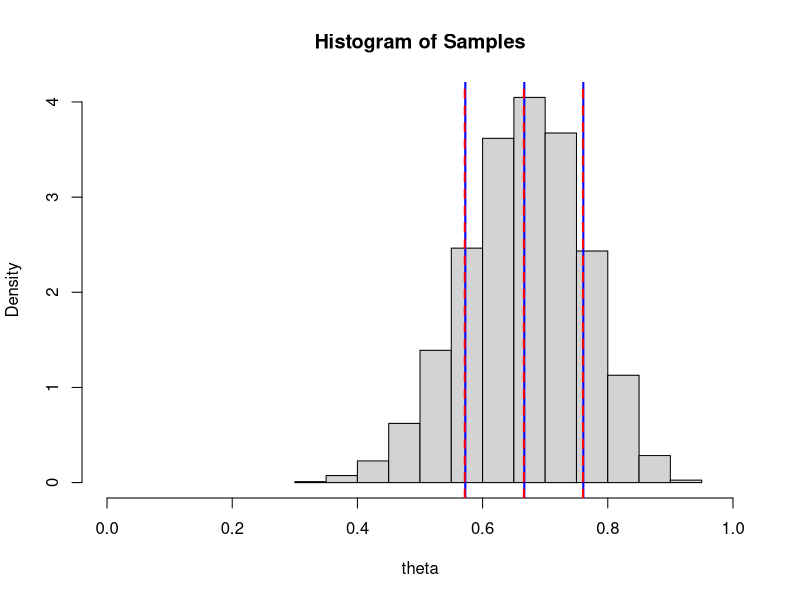

R code for this plot:
## ---- chunk 1
knitr::opts_chunk$set(echo = TRUE)
## ---- chunk 2
n <- 20
s <- 14
f <- n - s

alpha_prior <- 2
beta_prior <- 2
## ---- chunk 3
drawSamples <- function(nDraws, alpha, beta) {
    rbeta(nDraws, shape1=alpha, shape2=beta)
}

nDraws <- 10000
alpha <- alpha_prior + s
beta <- beta_prior + f

samples <- drawSamples(nDraws, alpha, beta)

true_mean <- alpha / (alpha + beta)
estimated_mean <- mean(samples)

true_sd <- sqrt((alpha * beta) / ((alpha + beta)^2 * (alpha + beta + 1)))
estimated_sd <- sd(samples)
## ---- chunk 4
hist(samples, freq=FALSE, xlab="theta", main="Histogram of Samples", xlim=c(0, 1))

abline(v=true_mean, col="blue", lwd=2)
abline(v=true_mean + true_sd, col="blue", lwd=2)
abline(v=true_mean - true_sd, col="blue", lwd=2)

abline(v=estimated_mean, col="red", lwd=2, lty=2)
abline(v=estimated_mean + estimated_sd, col="red", lwd=2, lty=2)
abline(v=estimated_mean - estimated_sd, col="red", lwd=2, lty=2)
